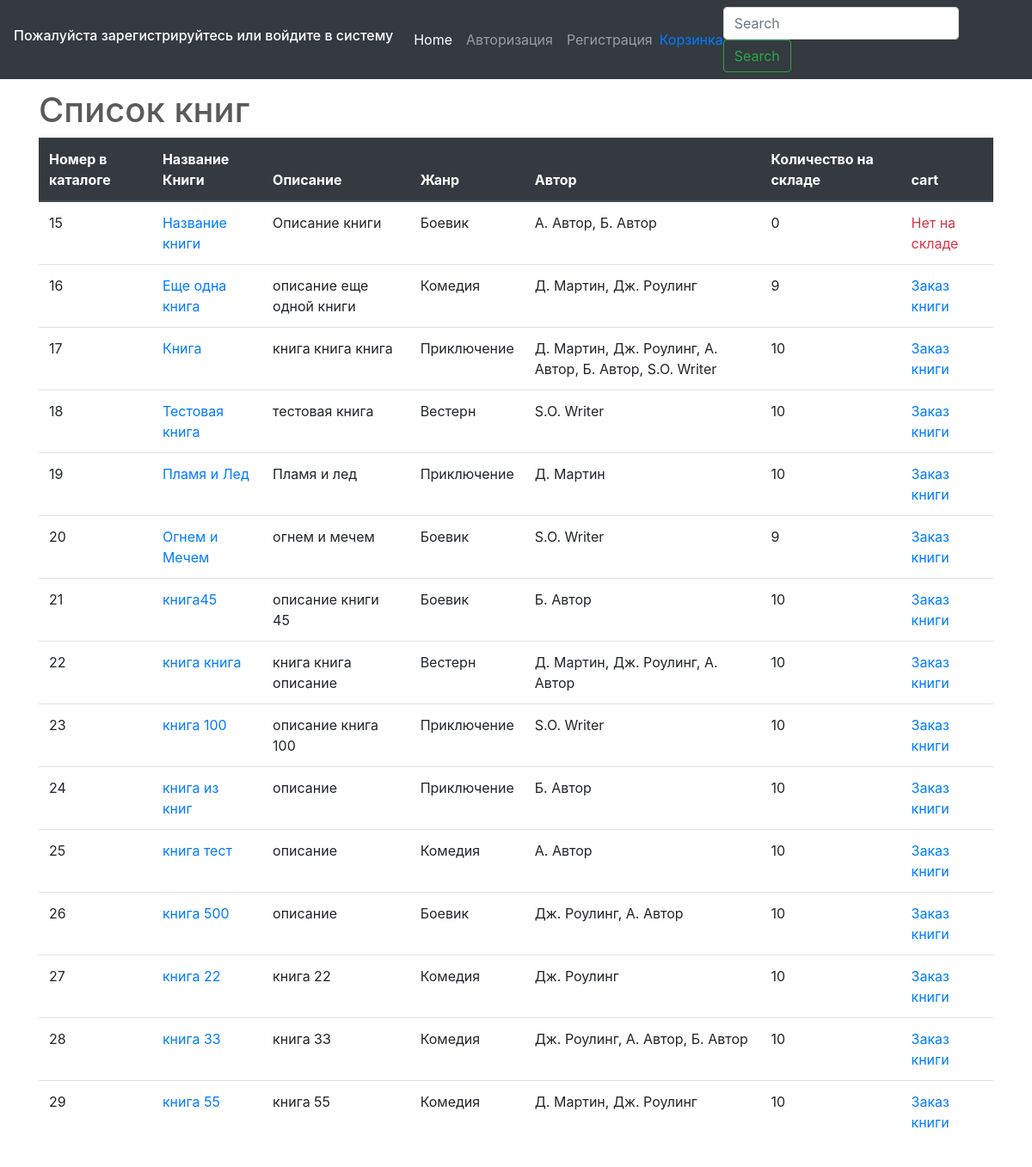
Before: /listbook/ with the older database file.
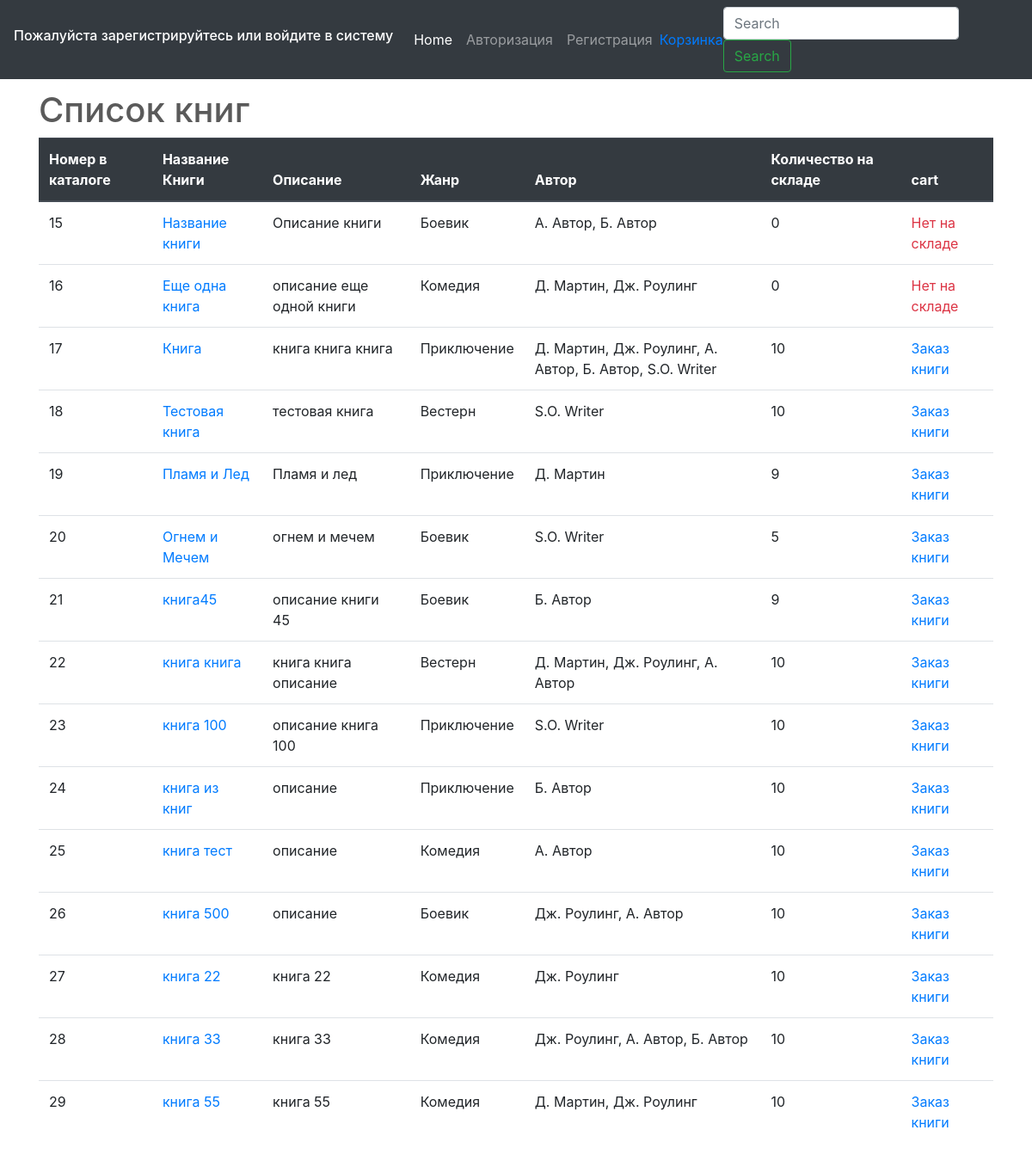
After: the same page with the newer database file.
### testapp/models.py (models this page shows, shortened)
class Book(models.Model):
    CATEGORY = (
        ('На складе', 'На складе'),
        ('Отсутствует на складе', 'Отсутствует на складе')
    )
    name = models.CharField(
        verbose_name='Название Книги', max_length=200
        )
    description = models.TextField(
        verbose_name='Описание Книги', null=True, blank=True
        )
    genre = models.ForeignKey(
        Genre, on_delete=models.PROTECT, verbose_name='Жанр Книги',
        )
    writer = models.ManyToManyField(
        Writer)
    created = models.DateField(
        verbose_name='Создано', auto_now=False, auto_now_add=True
        )
    updated = models.DateField(
        verbose_name='Изменено', auto_now=True, auto_now_add=False
        )
    book_image = models.ImageField(
        verbose_name='Изображение книги', upload_to='profile', null=True, blank=True
        )
    price = models.FloatField(verbose_name='Цена', null=True)
    category = models.CharField(verbose_name='Статус', null=True, max_length=25, choices=CATEGORY)
    quantity_in_stok = models.IntegerField(verbose_name='Количество на складе', max_length=3)

class Genre(models.Model):
    name = models.CharField(verbose_name='Название жанра', max_length=100)
    description = models.TextField(verbose_name='Описание жанра', null=True, blank=True)
    def __str__(self):
        return self.name

class Writer(models.Model):
    name = models.CharField(verbose_name='ФИО Автора', max_length=100)
    def __str__(self):
        return self.name

### testapp/views.py (the view)
# urls.py: path('listbook/', ListBook.as_view(), name='listbook'),
class ListBook(ListView):
    model = Book
    template_name = 'testapp/listbook.html'
    def get_context_data(self, **kwargs):
        key1 = self.request.GET.get('key1')
        c = super().get_context_data(**kwargs)
        c['key1'] = key1
        return c

### testapp/templates/testapp/listbook.html (shortened to what this page needs)
{% extends 'base.html' %}
{% load static %}
{% block body %}
<div class="container">
<h1>List Book</h1>
</div>
<div class="container">
 <h1>Список книг</h1>
    <table width="100%" class="table">
        <thead class="thead-dark">
        <tr>
            <th>Номер в каталоге</th>
            <th>Название Книги</th>
            <th>Описание</th>
            <th>Жанр</th>
            <th>Автор</th>
            <th>Количество на складе</th>
            <th>cart</th>
        </tr>
        </thead>
        {%for obj in object_list%}
        <tr>
            <td>{{obj.pk}}</td>
            <td><a href="/{{obj.pk}}/detailbook/">{{obj.name}}</a></td>
            <td>{{obj.description}}</td>
            <td>{{obj.genre}}</td>
            <td>{{obj.writer.all|join:', '}}</td>
            <td>{{obj.quantity_in_stok}}</td>
            <td>
            {% if obj.quantity_in_stok == 0 %}
                <a href="/listbook/" class='text-danger'>Нет на складе</a>
            {% else %}
                <a href="{% url 'cart:add' %}?book_pk={{ obj.pk }}">Заказ книги</a>
            {% endif %}
            </td>
        </tr>
        {% endfor %}
    </table>
</div>
{% endblock body %}

Changed rows visible on the page:
changed Book "Еще одна книга": quantity_in_stok "9" → "0"; quantity_in_stok "Заказ книги" → "Нет на складе"
changed Book "Пламя и Лед": quantity_in_stok "10" → "9"
changed Book "Огнем и Мечем": quantity_in_stok "9" → "5"
changed Book "книга45": quantity_in_stok "10" → "9"
